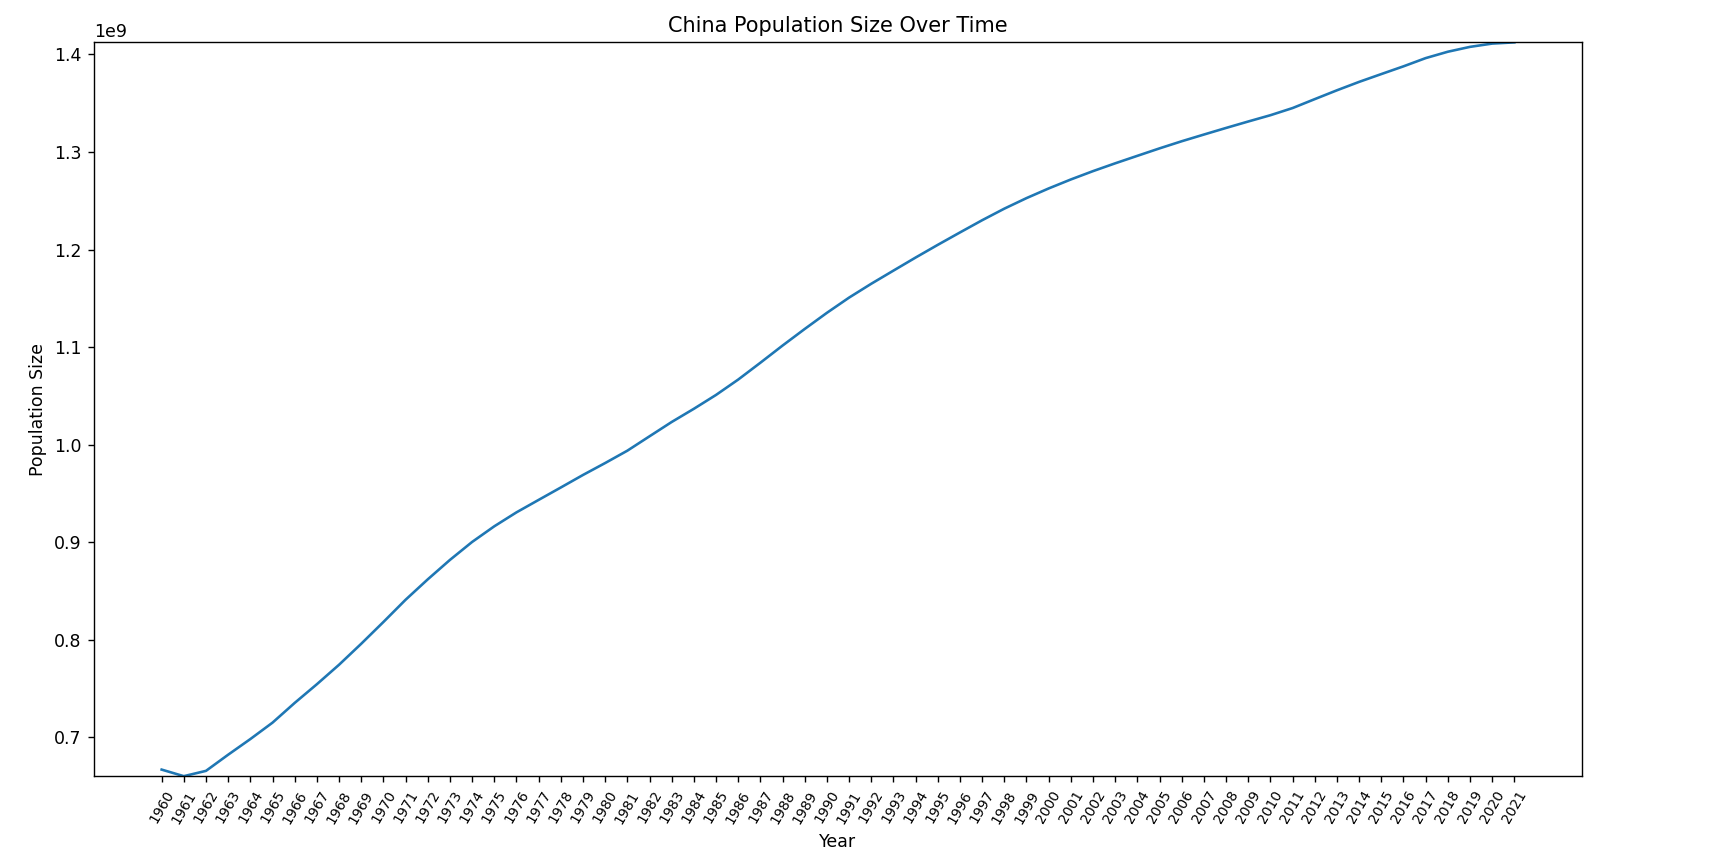

Python code for this plot:
import csv, json, matplotlib.pyplot as plt

with open('proj2/pop.json', encoding= 'ascii') as f:
    text = f.read()
    china_dict = json.loads(text)
    china_data = china_dict[1]

years =[]
pop=[]

for i in range(len(china_data)):
    years.append(china_data[i]['date'])
    pop.append(china_data[i]['value'])

years.reverse()
pop.reverse()

plt.plot(years, pop)
plt.xlabel('Year')
plt.xticks(years)
plt.ylim(min(pop), max(pop))
plt.xticks(rotation=60, fontsize = 8)
plt.ylabel('Population Size')
plt.title('China Population Size Over Time')
plt.show()
